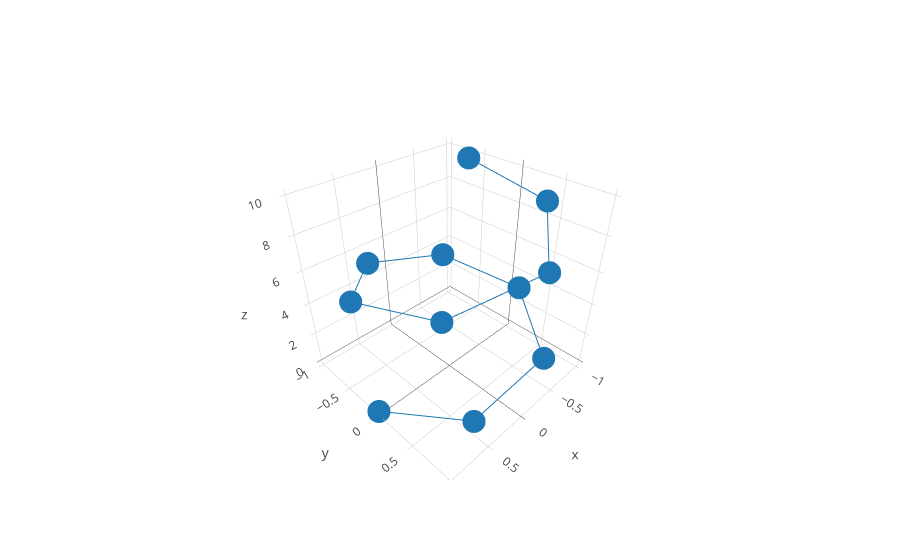

Notebook code for this chart:
### Code cell
trace = Scatter3d(x=x, y=y, z=z)

fig = dict(data=[trace])

iplot(fig)

### Figure 1 — Plotly figure (JSON) as saved in the notebook; plotly's stock layout.template omitted (floating-point values rounded to 4 significant figures)
{"data": [{"type": "scatter3d", "uid": "8275c710-bf22-11e8-875a-a0afbda902ef", "x": [1, 0.5403, -0.4161, -0.99, -0.6536, 0.2837, 0.9602, 0.7539, -0.1455, -0.9111, -0.8391], "y": [0, 0.8415, 0.9093, 0.1411, -0.7568, -0.9589, -0.2794, 0.657, 0.9894, 0.4121, -0.544], "z": [0, 1, 2, 3, 4, 5, 6, 7, 8, 9, 10]}], "layout": {}}
